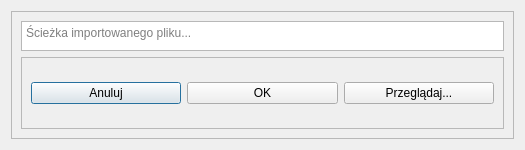
<?xml version="1.0" encoding="UTF-8"?>
<ui version="4.0">
 <class>QDialogImportBrowser</class>
 <widget class="QDialog" name="QDialogImportBrowser">
  <property name="geometry">
   <rect>
    <x>0</x>
    <y>0</y>
    <width>525</width>
    <height>150</height>
   </rect>
  </property>
  <property name="sizePolicy">
   <sizepolicy hsizetype="Fixed" vsizetype="Fixed">
    <horstretch>0</horstretch>
    <verstretch>0</verstretch>
   </sizepolicy>
  </property>
  <property name="minimumSize">
   <size>
    <width>525</width>
    <height>150</height>
   </size>
  </property>
  <property name="maximumSize">
   <size>
    <width>525</width>
    <height>150</height>
   </size>
  </property>
  <property name="windowTitle">
   <string>Import z pliku .csv</string>
  </property>
  <property name="locale">
   <locale language="Polish" country="Poland"/>
  </property>
  <layout class="QVBoxLayout" name="verticalLayout_2">
   <item>
    <widget class="QFrame" name="frameFilepath">
     <property name="maximumSize">
      <size>
       <width>16777215</width>
       <height>500</height>
      </size>
     </property>
     <property name="frameShape">
      <enum>QFrame::StyledPanel</enum>
     </property>
     <property name="frameShadow">
      <enum>QFrame::Raised</enum>
     </property>
     <layout class="QVBoxLayout" name="verticalLayout">
      <item>
       <widget class="QPlainTextEdit" name="providedFilepath">
        <property name="maximumSize">
         <size>
          <width>10000</width>
          <height>30</height>
         </size>
        </property>
        <property name="placeholderText">
         <string>Ścieżka importowanego pliku...</string>
        </property>
       </widget>
      </item>
      <item>
       <widget class="QFrame" name="frameButtons">
        <property name="frameShape">
         <enum>QFrame::StyledPanel</enum>
        </property>
        <property name="frameShadow">
         <enum>QFrame::Raised</enum>
        </property>
        <layout class="QHBoxLayout" name="horizontalLayout">
         <item>
          <widget class="QPushButton" name="pButtnCancel">
           <property name="text">
            <string>Anuluj</string>
           </property>
          </widget>
         </item>
         <item>
          <widget class="QPushButton" name="pButtnOk">
           <property name="text">
            <string>OK</string>
           </property>
          </widget>
         </item>
         <item>
          <widget class="QPushButton" name="pButtnBrowse">
           <property name="minimumSize">
            <size>
             <width>100</width>
             <height>0</height>
            </size>
           </property>
           <property name="text">
            <string>Przeglądaj...</string>
           </property>
          </widget>
         </item>
        </layout>
       </widget>
      </item>
     </layout>
    </widget>
   </item>
  </layout>
 </widget>
 <resources/>
 <connections/>
</ui>
